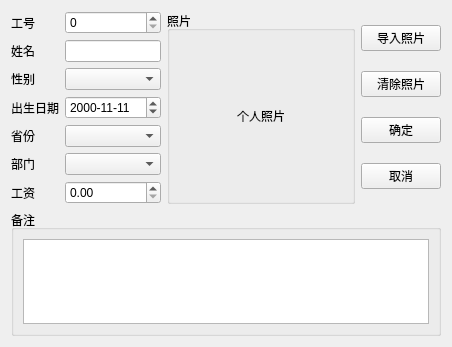
<?xml version="1.0" encoding="UTF-8"?>
<ui version="4.0">
 <class>Person_show</class>
 <widget class="QWidget" name="Person_show">
  <property name="geometry">
   <rect>
    <x>0</x>
    <y>0</y>
    <width>452</width>
    <height>347</height>
   </rect>
  </property>
  <property name="windowTitle">
   <string>Form</string>
  </property>
  <layout class="QHBoxLayout" name="horizontalLayout_4">
   <item>
    <layout class="QVBoxLayout" name="verticalLayout_2">
     <item>
      <layout class="QHBoxLayout" name="horizontalLayout_2" stretch="4,5,1">
       <item>
        <layout class="QFormLayout" name="formLayout">
         <item row="0" column="0">
          <widget class="QLabel" name="label">
           <property name="text">
            <string>工号</string>
           </property>
          </widget>
         </item>
         <item row="0" column="1">
          <widget class="QSpinBox" name="spinBox">
           <property name="maximum">
            <number>999999999</number>
           </property>
          </widget>
         </item>
         <item row="1" column="0">
          <widget class="QLabel" name="label_2">
           <property name="text">
            <string>姓名</string>
           </property>
          </widget>
         </item>
         <item row="1" column="1">
          <widget class="QLineEdit" name="lineEdit"/>
         </item>
         <item row="2" column="0">
          <widget class="QLabel" name="label_3">
           <property name="text">
            <string>性别</string>
           </property>
          </widget>
         </item>
         <item row="2" column="1">
          <widget class="QComboBox" name="comboBox"/>
         </item>
         <item row="3" column="0">
          <widget class="QLabel" name="label_4">
           <property name="text">
            <string>出生日期</string>
           </property>
          </widget>
         </item>
         <item row="3" column="1">
          <widget class="QDateEdit" name="dateEdit">
           <property name="dateTime">
            <datetime>
             <hour>0</hour>
             <minute>0</minute>
             <second>0</second>
             <year>2000</year>
             <month>11</month>
             <day>11</day>
            </datetime>
           </property>
           <property name="displayFormat">
            <string>yyyy-M-d</string>
           </property>
          </widget>
         </item>
         <item row="4" column="0">
          <widget class="QLabel" name="label_5">
           <property name="text">
            <string>省份</string>
           </property>
          </widget>
         </item>
         <item row="4" column="1">
          <widget class="QComboBox" name="comboBox_2"/>
         </item>
         <item row="5" column="0">
          <widget class="QLabel" name="label_6">
           <property name="text">
            <string>部门</string>
           </property>
          </widget>
         </item>
         <item row="5" column="1">
          <widget class="QComboBox" name="comboBox_3"/>
         </item>
         <item row="6" column="0">
          <widget class="QLabel" name="label_7">
           <property name="text">
            <string>工资</string>
           </property>
          </widget>
         </item>
         <item row="6" column="1">
          <widget class="QDoubleSpinBox" name="doubleSpinBox">
           <property name="maximum">
            <double>1000000000000000000000.000000000000000</double>
           </property>
          </widget>
         </item>
        </layout>
       </item>
       <item>
        <widget class="QGroupBox" name="groupBox">
         <property name="title">
          <string>照片</string>
         </property>
         <layout class="QHBoxLayout" name="horizontalLayout">
          <item>
           <widget class="QLabel" name="label_8">
            <property name="text">
             <string>个人照片</string>
            </property>
            <property name="alignment">
             <set>Qt::AlignmentFlag::AlignCenter</set>
            </property>
           </widget>
          </item>
         </layout>
        </widget>
       </item>
       <item>
        <layout class="QVBoxLayout" name="verticalLayout">
         <item>
          <widget class="QPushButton" name="pushButton">
           <property name="text">
            <string>导入照片</string>
           </property>
           <property name="icon">
            <iconset resource="qrc.qrc">
             <normaloff>:/qrc/00.JPG</normaloff>:/qrc/00.JPG</iconset>
           </property>
          </widget>
         </item>
         <item>
          <widget class="QPushButton" name="pushButton_2">
           <property name="text">
            <string>清除照片</string>
           </property>
           <property name="icon">
            <iconset resource="qrc.qrc">
             <normaloff>:/qrc/103.bmp</normaloff>:/qrc/103.bmp</iconset>
           </property>
          </widget>
         </item>
         <item>
          <widget class="QPushButton" name="pushButton_3">
           <property name="text">
            <string>确定</string>
           </property>
           <property name="icon">
            <iconset resource="qrc.qrc">
             <normaloff>:/qrc/322.bmp</normaloff>:/qrc/322.bmp</iconset>
           </property>
          </widget>
         </item>
         <item>
          <widget class="QPushButton" name="pushButton_4">
           <property name="text">
            <string>取消</string>
           </property>
           <property name="icon">
            <iconset resource="qrc.qrc">
             <normaloff>:/qrc/324.bmp</normaloff>:/qrc/324.bmp</iconset>
           </property>
          </widget>
         </item>
        </layout>
       </item>
      </layout>
     </item>
     <item>
      <widget class="QGroupBox" name="groupBox_2">
       <property name="title">
        <string>备注</string>
       </property>
       <layout class="QHBoxLayout" name="horizontalLayout_3">
        <item>
         <widget class="QTextEdit" name="textEdit">
          <property name="placeholderText">
           <string/>
          </property>
         </widget>
        </item>
       </layout>
      </widget>
     </item>
    </layout>
   </item>
  </layout>
 </widget>
 <resources>
  <include location="qrc.qrc"/>
 </resources>
 <connections/>
</ui>
